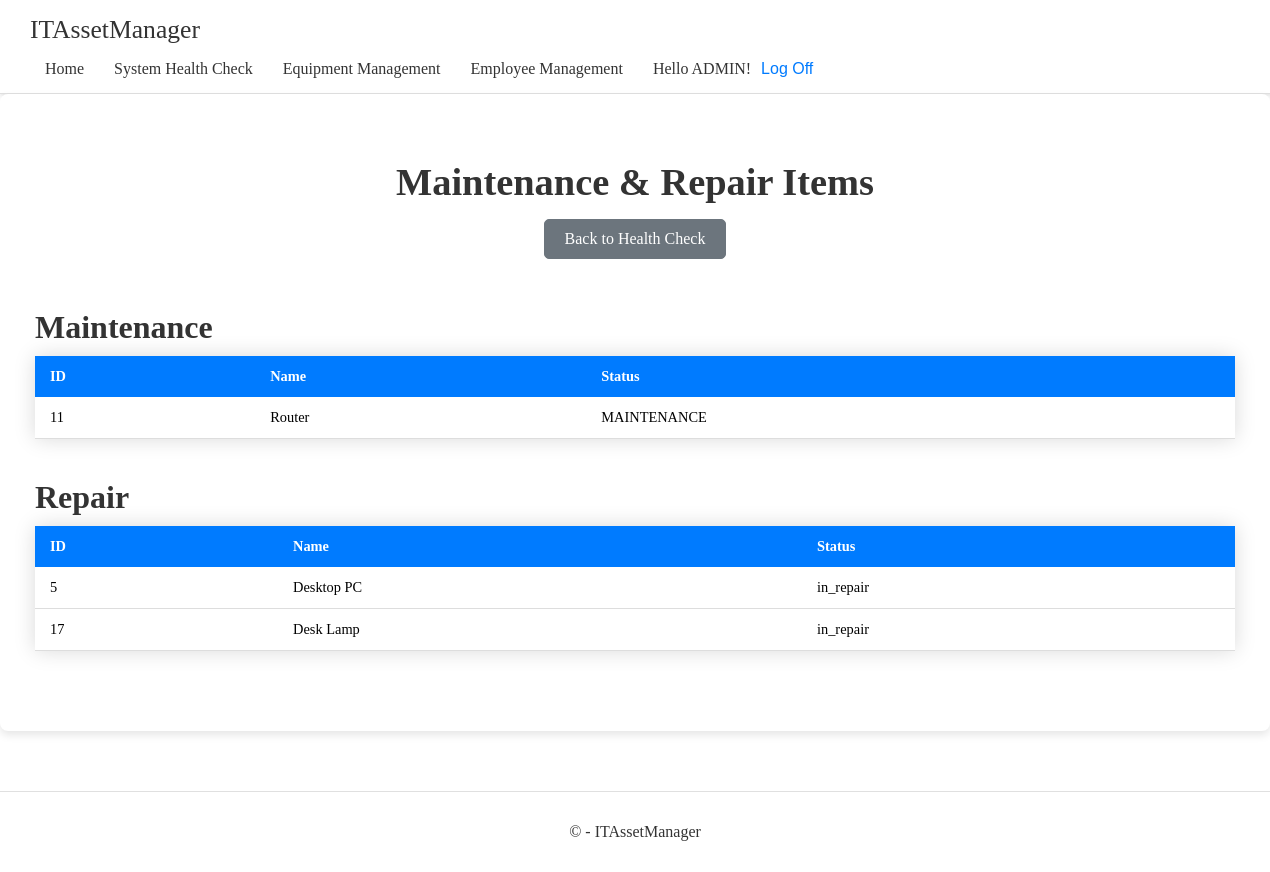
The page /systemhealthcheck/maintenance_repair_items/ (signed in) on the database its author committed.
### app/models.py (models this page shows, shortened)
class Equipment(models.Model):
    CONDITION_CHOICES = [
        ('new', 'New'),
        ('good', 'Good'),
        ('fair', 'Fair'),
        ('poor', 'Poor'),
        ('broken', 'Broken'),
    ]
    USAGE_STATUS_CHOICES = [
        ('free', 'Free'),
        ('in_use', 'In Use'),
        ('maintenance', 'Maintenance'),
        ('in_repair', 'In Repair'),
    ]
    name = models.CharField(max_length=100)
    description = models.TextField(null=True, blank=True)  # Nullable and blankable
    purchased_date = models.DateField(default=date.today)  # Default to current day
    serial_number = models.CharField(max_length=100, unique=True)
    assigned_users = models.ManyToManyField(User, blank=True)
    condition_status = models.CharField(max_length=10, choices=CONDITION_CHOICES, default='new')
    usage_status = models.CharField(max_length=15, choices=USAGE_STATUS_CHOICES, default='free')
    stock = models.PositiveIntegerField(default=0)

### app/decorators.py (the view)
    def wrapper(request, *args, **kwargs):
        if not request.user.is_authenticated:
            return redirect('login')
        return view_func(request, *args, **kwargs)

### app/views.py (called while the page is built)
@login_required
def maintenance_repair_items(request):
    maintenance_items = Equipment.objects.filter(usage_status='maintenance')
    repair_items = Equipment.objects.filter(usage_status='in_repair')
    context = {
        'maintenance_items': maintenance_items,
        'repair_items': repair_items,
    }
    return render(request, 'app/systemhealthcheck/maintenance_repair_items.html', context)

### app/templates/app/systemhealthcheck/maintenance_repair_items.html (shortened to what this page needs)
{% extends 'app/base.html' %}
{% load static %}
{% block content %}
<main style="flex: 1; padding: 40px 20px; display: flex; justify-content: center; background-color: #ffffff; border-radius: 8px; box-shadow: 0 4px 8px rgba(0, 0, 0, 0.1);">
    <div style="width: 100%; max-width: 1200px; margin: 0 auto;">
        <div style="text-align: center; margin-bottom: 30px;">
            <h1 style="color: #333; font-size: 2.4rem; margin-bottom: 15px;">Maintenance & Repair Items</h1>
            <a href="{% url 'system_health_check' %}" style="display: inline-block; background-color: #6c757d; color: #ffffff; text-align: center; padding: 10px 20px; border-radius: 5px; text-decoration: none; transition: background-color 0.2s, border-color 0.2s, box-shadow 0.2s; border: 1px solid #6c757d; margin-bottom: 20px; position: relative;"
               onmouseover="this.style.backgroundColor='#5a6268'; this.style.borderColor='#5a6268'; this.style.boxShadow='0 4px 8px rgba(0, 0, 0, 0.2)';"
               onmouseout="this.style.backgroundColor='#6c757d'; this.style.borderColor='#6c757d'; this.style.boxShadow='0 2px 4px rgba(0, 0, 0, 0.1)';">Back to Health Check</a>        </div>
        <div style="margin-bottom: 20px;">
            <h2 style="color: #333; font-size: 2rem; margin-bottom: 10px;">Maintenance</h2>
            <table style="width: 100%; border-collapse: collapse; margin-bottom: 40px; font-size: 0.9rem; box-shadow: 0 0 20px rgba(0, 0, 0, 0.15);">
                <thead style="background-color: #007bff; color: #ffffff;">
                    <tr>
                        <th style="padding: 12px 15px; text-align: left;">ID</th>
                        <th style="padding: 12px 15px; text-align: left;">Name</th>
                        <th style="padding: 12px 15px; text-align: left;">Status</th>
                    </tr>
                </thead>
                <tbody>
                    {% for item in maintenance_items %}
                    <tr style="border-bottom: 1px solid #dddddd;">
                        <td style="padding: 12px 15px;">{{ item.id }}</td>
                        <td style="padding: 12px 15px;">{{ item.name }}</td>
                        <td style="padding: 12px 15px; text-transform: uppercase;">{{ item.usage_status }}</td>
                    </tr>
                    {% endfor %}
                </tbody>
            </table>
        </div>
        <div style="margin-bottom: 20px;">
            <h2 style="color: #333; font-size: 2rem; margin-bottom: 10px;">Repair</h2>
            <table style="width: 100%; border-collapse: collapse; margin-bottom: 40px; font-size: 0.9rem; box-shadow: 0 0 20px rgba(0, 0, 0, 0.15);">
                <thead style="background-color: #007bff; color: #ffffff;">
                    <tr>
                        <th style="padding: 12px 15px; text-align: left;">ID</th>
                        <th style="padding: 12px 15px; text-align: left;">Name</th>
                        <th style="padding: 12px 15px; text-align: left;">Status</th>
                    </tr>
                </thead>
                <tbody>
                    {% for item in repair_items %}
                    <tr style="border-bottom: 1px solid #dddddd;">
                        <td style="padding: 12px 15px;">{{ item.id }}</td>
                        <td style="padding: 12px 15px;">{{ item.name }}</td>
                        <td style="padding: 12px 15px;">{{ item.usage_status }}</td>
                    </tr>
                    {% endfor %}
                </tbody>
            </table>
        </div>
    </div>
</main>
{% endblock %}

### app/templates/app/loginpartial.html (shortened to what this page needs)
{% if user.is_authenticated %}
<div class="navbar-user-actions">
    <span class="navbar-user-greeting">Hello {{ user.username|upper }}!</span>
    <form id="logoutForm" action="{% url 'logout' %}" method="post" class="navbar-logoff-form">
        <button type="submit" class="navbar-logoff-button">Log Off</button>
    </form>
</div>
{% else %}
<div class="navbar-user-actions">
    <a href="{% url 'login' %}" class="navbar-logoff-button">Log In</a>
</div>
{% endif %}

### app/static/app/content/base.css (style rules this page uses)
.navbar-user-actions { display: flex; align-items: self-end; margin-left: auto; }
.navbar-user-actions .navbar-user-greeting { color: #333; font-size: 1rem; padding-right: 10px; }
.navbar-user-actions .navbar-logoff-button { color: #007bff; text-decoration: none; font-size: 1rem; background: none; border: none; cursor: pointer; padding: 0; transition: color 0.3s ease; }
html, body { height: 100%; margin: 0; }
body { display: flex; flex-direction: column; }

### rows shown on the page
Equipment: id "11", name "Router", usage_status "MAINTENANCE"
Equipment: id "5", name "Desktop PC", usage_status "in_repair"
Equipment: id "17", name "Desk Lamp", usage_status "in_repair"

### other values the page prints
{{ user.username|upper }} "ADMIN"
